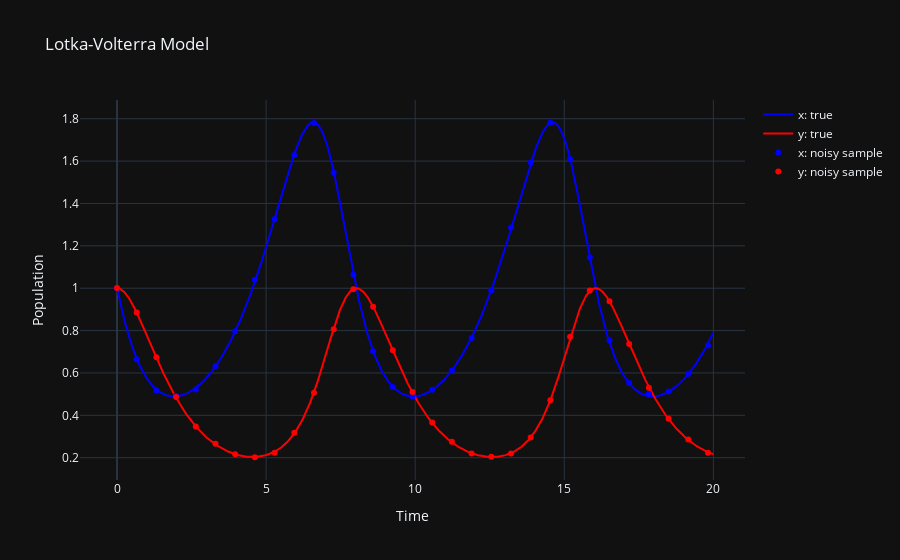

Notebook code for this chart:
### Code cell
# Visualize
fig = go.Figure()
fig.add_trace(go.Scatter(x=t_f.detach().numpy(), y=x_f, mode='lines', name='x: true', line=dict(color='blue')))
fig.add_trace(go.Scatter(x=t_f.detach().numpy(), y=y_f, mode='lines', name='y: true', line=dict(color='red')))
fig.add_trace(go.Scatter(x=t_sample.detach().numpy(), y=x_sample, mode='markers', name='x: noisy sample', line=dict(color='blue')))
fig.add_trace(go.Scatter(x=t_sample.detach().numpy(), y=y_sample, mode='markers', name='y: noisy sample', line=dict(color='red')))
fig.update_layout(title='Lotka-Volterra Model', xaxis_title='Time', yaxis_title='Population')
fig.show()

### Figure 1 — Plotly figure (JSON) as saved in the notebook; plotly's stock layout.template omitted (floating-point values rounded to 4 significant figures; data arrays with more than 128 entries replaced by an {"elided": "..."} marker saying what was removed)
{"data": [{"line": {"color": "blue"}, "mode": "lines", "name": "x: true", "type": "scatter", "x": {"elided": "1000 float values"}, "y": {"elided": "1000 float values"}}, {"line": {"color": "red"}, "mode": "lines", "name": "y: true", "type": "scatter", "x": {"elided": "1000 float values"}, "y": {"elided": "1000 float values"}}, {"line": {"color": "blue"}, "mode": "markers", "name": "x: noisy sample", "type": "scatter", "x": [0, 0.6607, 1.321, 1.982, 2.643, 3.303, 3.964, 4.625, 5.285, 5.946, 6.607, 7.267, 7.928, 8.589, 9.249, 9.91, 10.57, 11.23, 11.89, 12.55, 13.21, 13.87, 14.53, 15.2, 15.86, 16.52, 17.18, 17.84, 18.5, 19.16, 19.82], "y": [0.9984, 0.6643, 0.5177, 0.4925, 0.5217, 0.6323, 0.7964, 1.04, 1.327, 1.629, 1.78, 1.545, 1.064, 0.7026, 0.534, 0.4876, 0.5207, 0.6122, 0.7654, 0.9902, 1.287, 1.593, 1.781, 1.61, 1.145, 0.7527, 0.553, 0.5027, 0.5127, 0.5957, 0.7294]}, {"line": {"color": "red"}, "mode": "markers", "name": "y: noisy sample", "type": "scatter", "x": [0, 0.6607, 1.321, 1.982, 2.643, 3.303, 3.964, 4.625, 5.285, 5.946, 6.607, 7.267, 7.928, 8.589, 9.249, 9.91, 10.57, 11.23, 11.89, 12.55, 13.21, 13.87, 14.53, 15.2, 15.86, 16.52, 17.18, 17.84, 18.5, 19.16, 19.82], "y": [1.002, 0.8858, 0.6742, 0.4868, 0.3475, 0.2654, 0.2158, 0.2021, 0.2231, 0.3177, 0.507, 0.8063, 0.9957, 0.9129, 0.7076, 0.5103, 0.3662, 0.2756, 0.2202, 0.2043, 0.2203, 0.2949, 0.471, 0.7709, 0.9892, 0.939, 0.7363, 0.5296, 0.3834, 0.2856, 0.2228]}], "layout": {"title": {"text": "Lotka-Volterra Model"}, "xaxis": {"title": {"text": "Time"}}, "yaxis": {"title": {"text": "Population"}}}}
